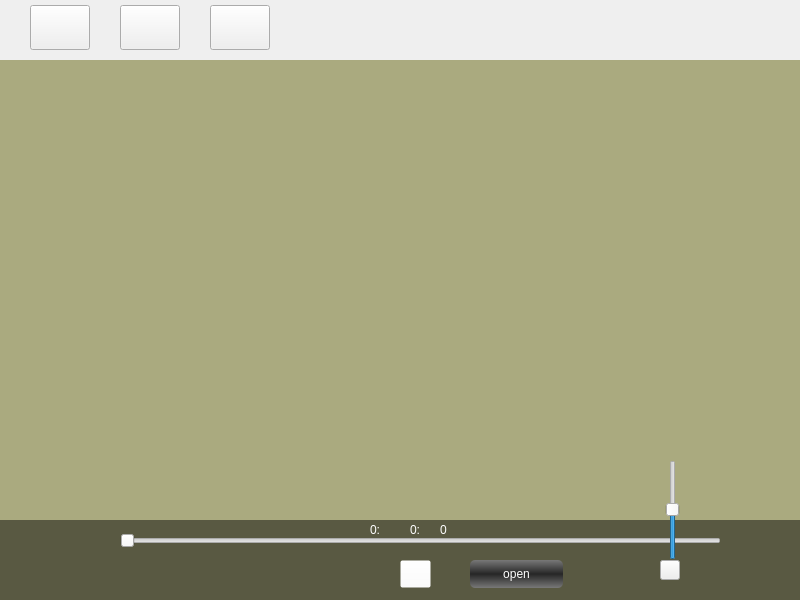
<?xml version="1.0" encoding="UTF-8"?>
<ui version="4.0">
 <class>QTPlayer</class>
 <widget class="QWidget" name="QTPlayer">
  <property name="geometry">
   <rect>
    <x>0</x>
    <y>0</y>
    <width>800</width>
    <height>600</height>
   </rect>
  </property>
  <property name="windowTitle">
   <string>QTPlayer</string>
  </property>
  <property name="styleSheet">
   <string notr="true">#openButton:!hover
{
    background-color: qlineargradient(spread:pad,x1:0,y1:0,x2:0,y2:1,stop:0 rgba(120, 120, 120, 255),stop:0.495      rgba(39, 39, 39, 255),stop:0.505 rgba(39, 39, 39, 255),stop:1 rgba(120, 120, 120, 255));
    border:none;
    border-radius:5px;
	color: rgb(255, 255, 255);
	font: 75 12pt &quot;黑体&quot;;
}
#openButton:hover
{
    background-color: qlineargradient(spread:pad,x1:0,y1:0,x2:0,y2:1,stop:0 rgba(39, 39, 39, 255),stop:0.495      rgba(120, 120, 120, 255),stop:0.505 rgba(120, 120, 120, 255),stop:1 rgba(39, 39, 39, 255));
    border:none;
    border-radius:5px;
	color: rgb(255, 255, 255);
	font: 75 12pt &quot;黑体&quot;;
}
#playButton{background-color: rgba(255, 255, 255,0);}

/*#playButton:hover{image: url(:/QTPlayer/Resources/PlayN.png);}

#playButton:!hover{image: url(:/QTPlayer/Resources/PlayH.png);}

#playButton:pressed{image: url(:/QTPlayer/Resources/PlayP.png);}
*/
 

#bottemWidget{
background-color: rgba(0, 0, 0, 122);
}

#totalHour{
    color: rgb(255, 255, 255);
	font: 75 8pt &quot;黑体&quot;;
}
#totalMinute{
    color: rgb(255, 255, 255);
	font: 75 8pt &quot;黑体&quot;;
}
#totalSecond{
    color: rgb(255, 255, 255);
	font: 75 8pt &quot;黑体&quot;;
}
#currentHour{
    color: rgb(255, 255, 255);
	font: 75 8pt &quot;黑体&quot;;
}
#currentMinute{
    color: rgb(255, 255, 255);
	font: 75 8pt &quot;黑体&quot;;
}
#currentSecond{
    color: rgb(255, 255, 255);
	font: 75 8pt &quot;黑体&quot;;
}</string>
  </property>
  <widget class="QWidget" name="bottemWidget" native="true">
   <property name="geometry">
    <rect>
     <x>0</x>
     <y>520</y>
     <width>800</width>
     <height>80</height>
    </rect>
   </property>
   <widget class="QSlider" name="playslider">
    <property name="geometry">
     <rect>
      <x>120</x>
      <y>10</y>
      <width>601</width>
      <height>22</height>
     </rect>
    </property>
    <property name="maximum">
     <number>999</number>
    </property>
    <property name="orientation">
     <enum>Qt::Horizontal</enum>
    </property>
   </widget>
   <widget class="QPushButton" name="playButton">
    <property name="geometry">
     <rect>
      <x>400</x>
      <y>40</y>
      <width>31</width>
      <height>28</height>
     </rect>
    </property>
    <property name="text">
     <string/>
    </property>
   </widget>
   <widget class="QPushButton" name="openButton">
    <property name="geometry">
     <rect>
      <x>470</x>
      <y>40</y>
      <width>93</width>
      <height>28</height>
     </rect>
    </property>
    <property name="text">
     <string>open</string>
    </property>
   </widget>
   <widget class="QWidget" name="currentContainer" native="true">
    <property name="geometry">
     <rect>
      <x>10</x>
      <y>40</y>
      <width>61</width>
      <height>31</height>
     </rect>
    </property>
    <widget class="QWidget" name="horizontalLayoutWidget_2">
     <property name="geometry">
      <rect>
       <x>10</x>
       <y>10</y>
       <width>51</width>
       <height>21</height>
      </rect>
     </property>
     <layout class="QHBoxLayout" name="currentLayout">
      <item>
       <widget class="QLabel" name="currentHour">
        <property name="text">
         <string>0:</string>
        </property>
       </widget>
      </item>
      <item>
       <widget class="QLabel" name="currentMinute">
        <property name="text">
         <string>0:</string>
        </property>
       </widget>
      </item>
      <item>
       <widget class="QLabel" name="currentSecond">
        <property name="text">
         <string>0</string>
        </property>
       </widget>
      </item>
     </layout>
    </widget>
   </widget>
   <widget class="QWidget" name="totalContainer" native="true">
    <property name="geometry">
     <rect>
      <x>730</x>
      <y>40</y>
      <width>51</width>
      <height>31</height>
     </rect>
    </property>
    <widget class="QWidget" name="horizontalLayoutWidget">
     <property name="geometry">
      <rect>
       <x>0</x>
       <y>10</y>
       <width>51</width>
       <height>21</height>
      </rect>
     </property>
     <layout class="QHBoxLayout" name="totalLayout">
      <item>
       <widget class="QLabel" name="totalHour">
        <property name="text">
         <string>0:</string>
        </property>
       </widget>
      </item>
      <item>
       <widget class="QLabel" name="totalMinute">
        <property name="text">
         <string>0:</string>
        </property>
       </widget>
      </item>
      <item>
       <widget class="QLabel" name="totalSecond">
        <property name="text">
         <string>0</string>
        </property>
       </widget>
      </item>
     </layout>
    </widget>
   </widget>
   <widget class="QPushButton" name="volume_button">
    <property name="geometry">
     <rect>
      <x>660</x>
      <y>40</y>
      <width>20</width>
      <height>20</height>
     </rect>
    </property>
    <property name="styleSheet">
     <string notr="true">border-image: url(:/new/volume);</string>
    </property>
    <property name="text">
     <string/>
    </property>
   </widget>
   <widget class="QLabel" name="label_3">
    <property name="geometry">
     <rect>
      <x>440</x>
      <y>0</y>
      <width>22</width>
      <height>19</height>
     </rect>
    </property>
    <property name="styleSheet">
     <string notr="true">color: rgb(255, 255, 255);</string>
    </property>
    <property name="text">
     <string>0</string>
    </property>
   </widget>
   <widget class="QLabel" name="label_2">
    <property name="geometry">
     <rect>
      <x>410</x>
      <y>0</y>
      <width>22</width>
      <height>19</height>
     </rect>
    </property>
    <property name="styleSheet">
     <string notr="true">color: rgb(255, 255, 255);</string>
    </property>
    <property name="text">
     <string>0:</string>
    </property>
   </widget>
   <widget class="QLabel" name="current_time">
    <property name="geometry">
     <rect>
      <x>370</x>
      <y>0</y>
      <width>21</width>
      <height>19</height>
     </rect>
    </property>
    <property name="styleSheet">
     <string notr="true">color: rgb(255, 255, 255);</string>
    </property>
    <property name="text">
     <string>0:</string>
    </property>
   </widget>
  </widget>
  <widget class="QLabel" name="label">
   <property name="geometry">
    <rect>
     <x>0</x>
     <y>60</y>
     <width>800</width>
     <height>540</height>
    </rect>
   </property>
   <property name="styleSheet">
    <string notr="true">background-color: rgb(170, 170, 127);</string>
   </property>
   <property name="text">
    <string/>
   </property>
  </widget>
  <widget class="QPushButton" name="pushButton">
   <property name="geometry">
    <rect>
     <x>30</x>
     <y>5</y>
     <width>60</width>
     <height>45</height>
    </rect>
   </property>
   <property name="styleSheet">
    <string notr="true">border-image: url(:/new/hn);</string>
   </property>
   <property name="text">
    <string/>
   </property>
  </widget>
  <widget class="QPushButton" name="pushButton_2">
   <property name="geometry">
    <rect>
     <x>120</x>
     <y>5</y>
     <width>60</width>
     <height>45</height>
    </rect>
   </property>
   <property name="styleSheet">
    <string notr="true">border-image: url(:/new/hk);</string>
   </property>
   <property name="text">
    <string/>
   </property>
  </widget>
  <widget class="QPushButton" name="pushButton_3">
   <property name="geometry">
    <rect>
     <x>210</x>
     <y>5</y>
     <width>60</width>
     <height>45</height>
    </rect>
   </property>
   <property name="styleSheet">
    <string notr="true">border-image: url(:/new/1);</string>
   </property>
   <property name="text">
    <string/>
   </property>
  </widget>
  <widget class="QSlider" name="verticalSlider">
   <property name="geometry">
    <rect>
     <x>665</x>
     <y>460</y>
     <width>16</width>
     <height>100</height>
    </rect>
   </property>
   <property name="maximum">
    <number>999</number>
   </property>
   <property name="value">
    <number>500</number>
   </property>
   <property name="orientation">
    <enum>Qt::Vertical</enum>
   </property>
  </widget>
  <zorder>label</zorder>
  <zorder>bottemWidget</zorder>
  <zorder>pushButton</zorder>
  <zorder>pushButton_2</zorder>
  <zorder>pushButton_3</zorder>
  <zorder>verticalSlider</zorder>
 </widget>
 <layoutdefault spacing="6" margin="11"/>
 <resources/>
 <connections>
  <connection>
   <sender>openButton</sender>
   <signal>clicked()</signal>
   <receiver>QTPlayer</receiver>
   <slot>openVideoFile()</slot>
   <hints>
    <hint type="sourcelabel">
     <x>490</x>
     <y>560</y>
    </hint>
    <hint type="destinationlabel">
     <x>444</x>
     <y>-22</y>
    </hint>
   </hints>
  </connection>
  <connection>
   <sender>playslider</sender>
   <signal>sliderPressed()</signal>
   <receiver>QTPlayer</receiver>
   <slot>sliderPress()</slot>
   <hints>
    <hint type="sourcelabel">
     <x>615</x>
     <y>535</y>
    </hint>
    <hint type="destinationlabel">
     <x>672</x>
     <y>-1</y>
    </hint>
   </hints>
  </connection>
  <connection>
   <sender>playslider</sender>
   <signal>sliderReleased()</signal>
   <receiver>QTPlayer</receiver>
   <slot>sliderRelease()</slot>
   <hints>
    <hint type="sourcelabel">
     <x>681</x>
     <y>533</y>
    </hint>
    <hint type="destinationlabel">
     <x>707</x>
     <y>-14</y>
    </hint>
   </hints>
  </connection>
  <connection>
   <sender>playButton</sender>
   <signal>clicked()</signal>
   <receiver>QTPlayer</receiver>
   <slot>play()</slot>
   <hints>
    <hint type="sourcelabel">
     <x>392</x>
     <y>567</y>
    </hint>
    <hint type="destinationlabel">
     <x>417</x>
     <y>-11</y>
    </hint>
   </hints>
  </connection>
 </connections>
 <slots>
  <slot>openVideoFile()</slot>
  <slot>sliderPress()</slot>
  <slot>sliderRelease()</slot>
  <slot>setPos(int)</slot>
  <slot>play()</slot>
  <slot>setVolume(int)</slot>
  <slot>mirrorLeftAndRight()</slot>
  <slot>mirrorUpAndDown()</slot>
 </slots>
</ui>
